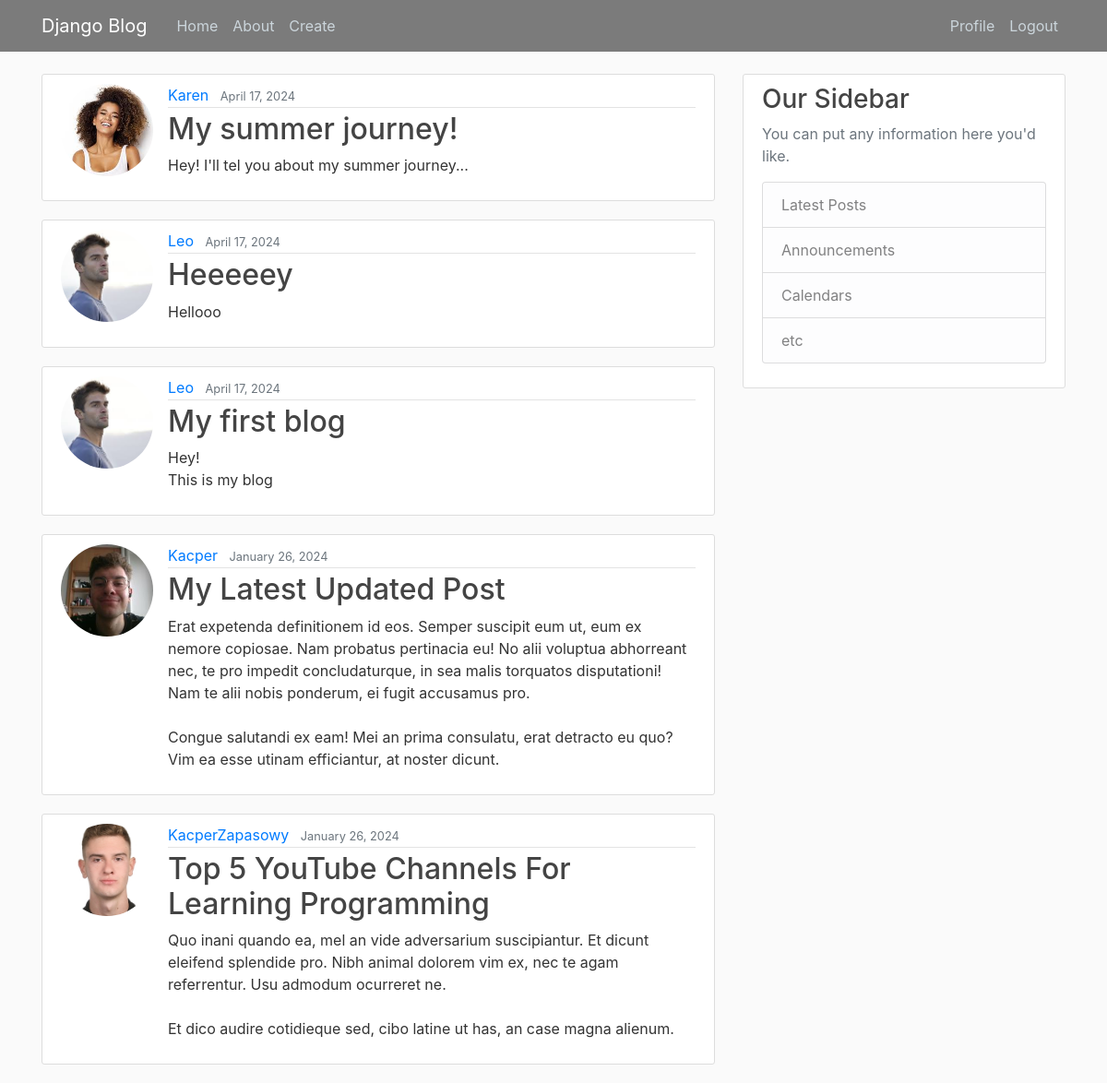
/ (signed in), run on the app's committed database.
### main/models.py (models this page shows, shortened)
class Post(models.Model):
    title = models.CharField(max_length = 100)
    content = models.TextField()
    date_posted = models.DateTimeField(default = timezone.now)
    author = models.ForeignKey(User, on_delete=models.CASCADE) #Jeśli user usunięty, to post też

### users/models.py (models this page shows, shortened)
class Profile(models.Model):
    user = models.OneToOneField(User, on_delete=models.CASCADE) #CASCADE - jeśli user usunięty, usuń posty, nie na odwrót
    image = models.ImageField(default='default.jpg', upload_to='profile_pics')

### main/views.py (the view)
# urls.py: path('', PostListView.as_view(), name="main-home"),
class PostListView(ListView):
    model = Post
    template_name = 'main/home.html'
    context_object_name = 'posts'
    ordering = ['-date_posted']
    paginate_by = 5

### main/templates/main/home.html
{% extends "main/base.html" %}
{% block content %}
    {% for post in posts %}
        <article class="media content-section">
            <img class ="rounded-circle article-img" src="{{ post.author.profile.image.url }}">
            <div class="media-body">
            <div class="article-metadata">
                <a class="mr-2" href="#">{{ post.author }}</a>
                <small class="text-muted">{{ post.date_posted|date:"F d, Y" }}</small>
            </div>
            <h2><a class="article-title" href="{% url 'post-detail' post.id %}">{{ post.title }}</a></h2>
            <p class="article-content">{{ post.content }}</p>
            </div>
        </article>
    {% endfor %}
{% endblock content %}

### main/static/main/main.css (style rules this page uses)
body { background: #fafafa; color: #333333; margin-top: 5rem; }
h1, h2, h3, h4, h5, h6 { color: #444444; }
.content-section { background: #ffffff; padding: 10px 20px; border: 1px solid #dddddd; border-radius: 3px; margin-bottom: 20px; }
.article-title { color: #444444; }
.article-content { white-space: pre-line; }
.article-img { height: 65px; width: 65px; margin-right: 16px; }
.article-metadata { padding-bottom: 1px; margin-bottom: 4px; border-bottom: 1px solid #e3e3e3 }
.article-img { width: 100px; height: 100px; object-fit: cover; border-radius: 50%; }

### data on the page
Post: author.profile.image (picture), author "Karen", date_posted "April 17, 2024", title "My summer journey!", content "Hey! I'll tel you about my summer journey..."
Post: author.profile.image (picture), author "Leo", date_posted "April 17, 2024", title "Heeeeey", content "Hellooo"
Post: author.profile.image (picture), author "Leo", date_posted "April 17, 2024", title "My first blog", content "Hey! This is my blog"
Post: author.profile.image (picture), author "Kacper", date_posted "January 26, 2024", title "My Latest Updated Post", content "Erat expetenda definitionem id eos. Semper suscipit eum ut, eum ex nemore copiosae. Nam probatus pertinacia eu! No alii voluptua abhorreant nec, te pro impedit concludaturque, in sea malis torquatos disputationi! Nam te alii nobis ponderum, ei fugit accusamus pro. Congue salutandi ex eam! Mei an prima consulatu, erat detracto eu quo? Vim ea esse utinam efficiantur, at noster dicunt."
Post: author.profile.image (placeholder picture), author "KacperZapasowy", date_posted "January 26, 2024", title "Top 5 YouTube Channels For Learning Programming", content "Quo inani quando ea, mel an vide adversarium suscipiantur. Et dicunt eleifend splendide pro. Nibh animal dolorem vim ex, nec te agam referrentur. Usu admodum ocurreret ne. Et dico audire cotidieque sed, cibo latine ut has, an case magna alienum."
